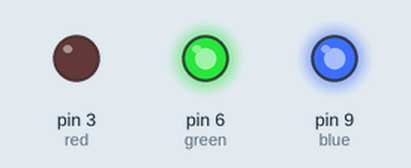
Recording of a sketch running on a simulated Arduino Uno, built with avr-gcc and run on an emulated ATmega328P. Shown: output pins drawn as LEDs (lit = HIGH).

Above: at 0.5 s.
At 2.5 s:
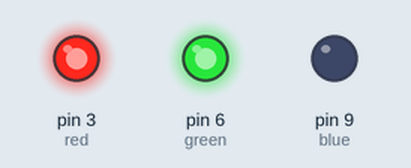
At 3.5 s:
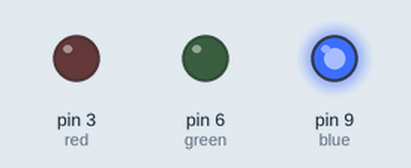
At 4.5 s:
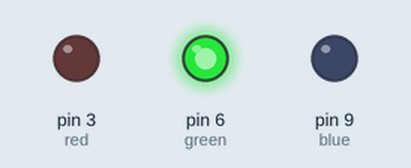
At 6.5 s:
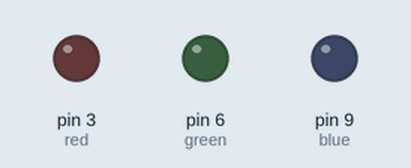
At 8.5 s:
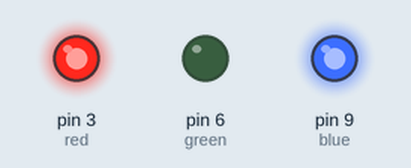
Timing chart, 0 to 9.1 s (numbered marks = the images above):
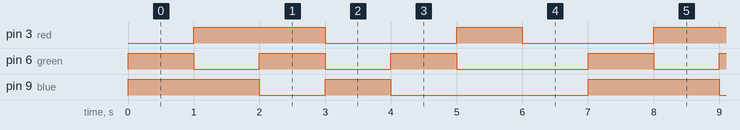

Measured:
- by itself, pin 3 (red): repeats every 7.0 s: LOW 2.0 s, HIGH 1.0 s, LOW 2.0 s, HIGH 2.0 s
- by itself, pin 6 (green): repeats every 7.0 s: 2 × (LOW 1.0 s, HIGH 1.0 s), LOW 2.0 s, HIGH 1.0 s
- by itself, pin 9 (blue): repeats every 7.0 s: LOW 1.0 s, HIGH 1.0 s, LOW 3.0 s, HIGH 2.0 s

The sketch:

LAB1_2_7colorLED.ino
```cpp
void setup()
{
  pinMode(3, OUTPUT); //red
  pinMode(6, OUTPUT); //green
  pinMode(9, OUTPUT); //blue
}

void loop()
{
  digitalWrite(3, LOW); //red
  digitalWrite(6, HIGH);
  digitalWrite(9, HIGH);
  delay(1000);

  digitalWrite(3, HIGH); //green
  digitalWrite(6, LOW);
  digitalWrite(9, HIGH);
  delay(1000);

  digitalWrite(3, HIGH); //blue
  digitalWrite(6, HIGH);
  digitalWrite(9, LOW);
  delay(1000);

  digitalWrite(3, LOW); //yellow
  digitalWrite(6, LOW);
  digitalWrite(9, HIGH);
  delay(1000);

  digitalWrite(3, LOW); //magenta
  digitalWrite(6, HIGH);
  digitalWrite(9, LOW);
  delay(1000);

  digitalWrite(3, HIGH); //cyan
  digitalWrite(6, LOW);
  digitalWrite(9, LOW);
  delay(1000);

  digitalWrite(3, LOW); //white
  digitalWrite(6, LOW);
  digitalWrite(9, LOW);
  delay(1000);
}
```
